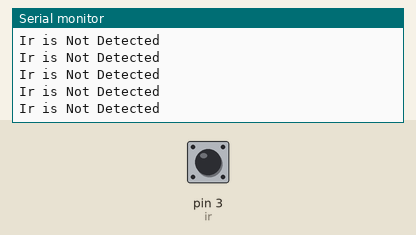
Recording of a sketch running on a simulated Arduino Uno, built with avr-gcc and run on an emulated ATmega328P. On the bench: the last lines printed to the serial monitor. The test bench sets the inputs (shaded band); at power-on: pin 3 (ir) HIGH.

Above: at 1.2 s.
1.3 s: pin 3 (ir) driven LOW
At 1.9 s:
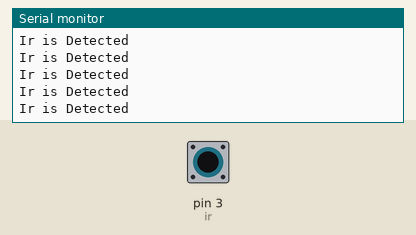
3.2 s: pin 3 (ir) pulsed HIGH 5 times (0.12 s each, 0.3 s apart)
7.7 s: pin 3 (ir) driven HIGH
At 8.4 s:
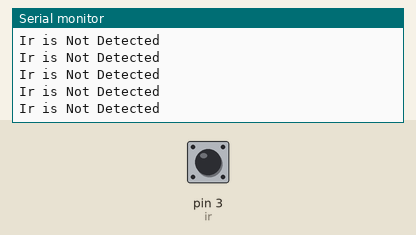
16.7 s: pin 3 (ir) driven LOW
At 17.2 s:
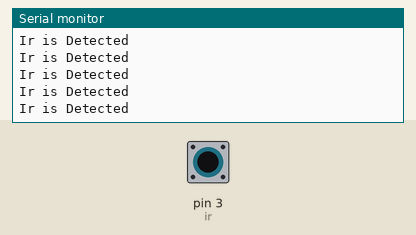
19.7 s: pin 3 (ir) driven HIGH
At 20.2 s:
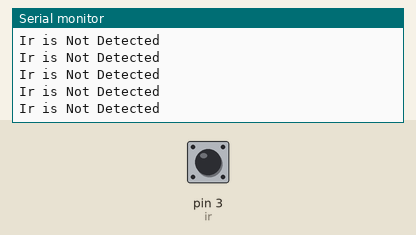
22.7 s: pin 3 (ir) driven LOW
At 23.4 s:
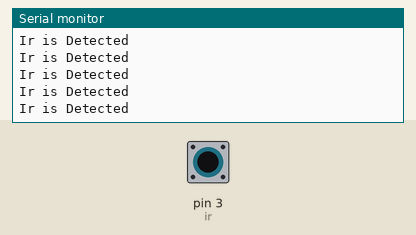

Measured:
- after the input at 1.3 s, the serial monitor: prints a new line after 0.07 s (image 1)
- after the input at 7.7 s, the serial monitor: prints a new line after 0.07 s (image 2)
- after the input at 16.7 s, the serial monitor: prints a new line after 0.08 s (image 3)

The sketch:

ir.ino
```cpp
const int ir = 3;
int ir_value;
void setup() {
  pinMode(ir, INPUT);
  Serial.begin(9600);
}

void loop() {
  ir_value = digitalRead(ir);

  if (ir_value == LOW) {
    Serial.println("Ir is Detected");
  }
  else{
    Serial.println("Ir is Not Detected");
  }
}
```
